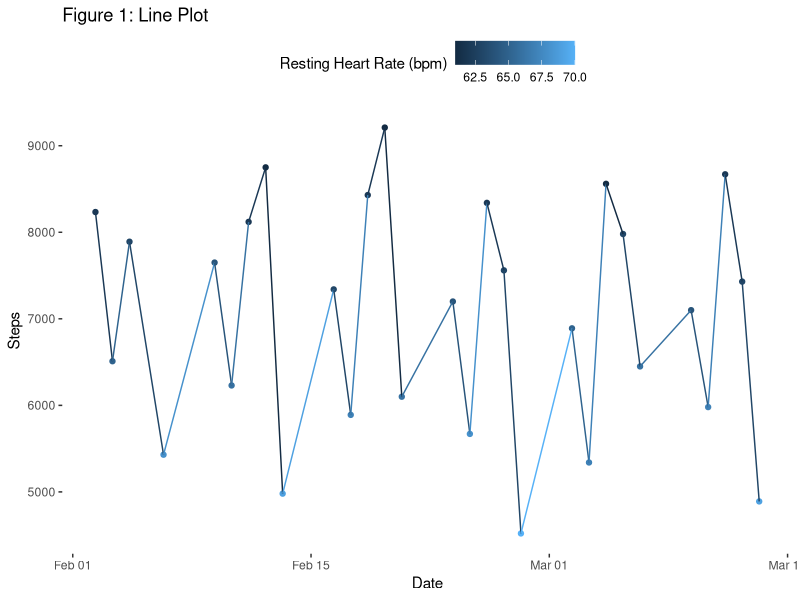
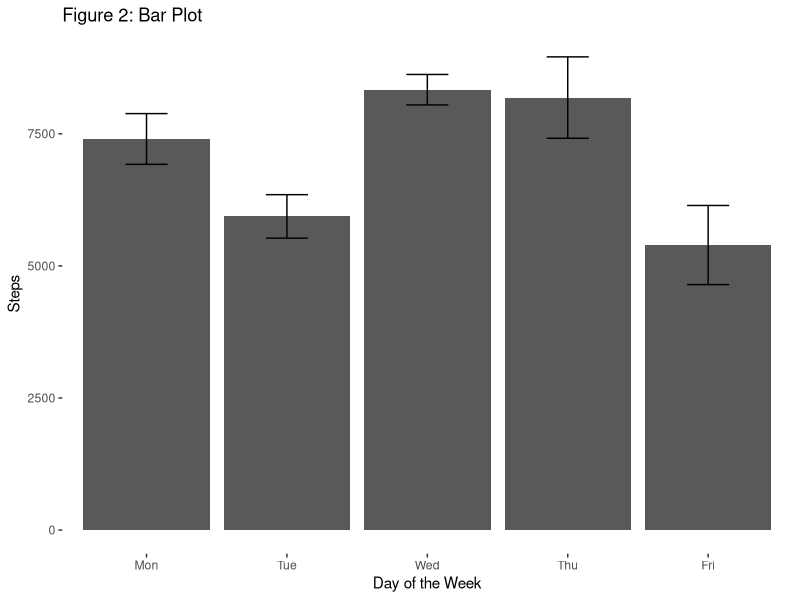
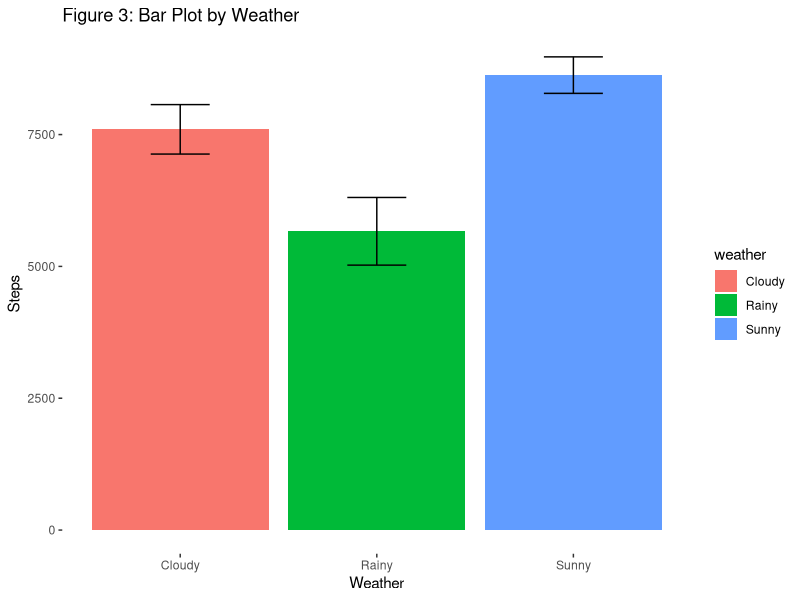
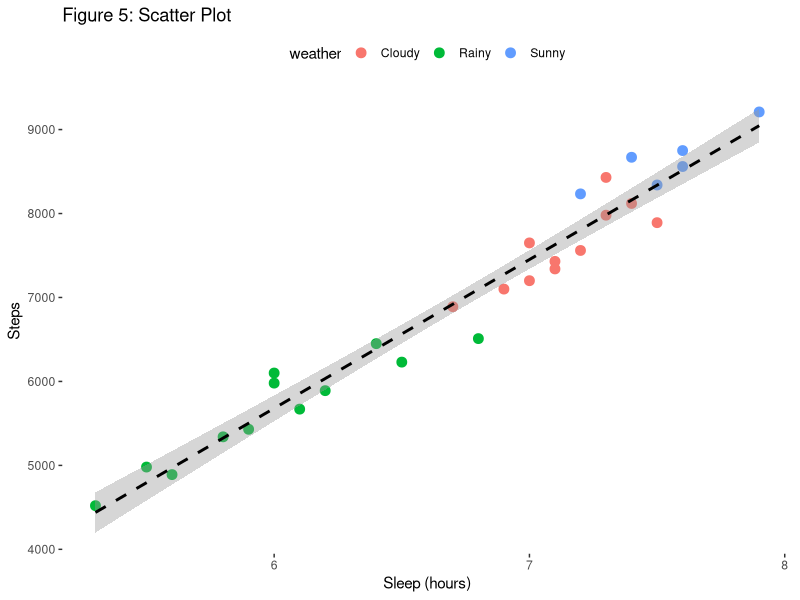
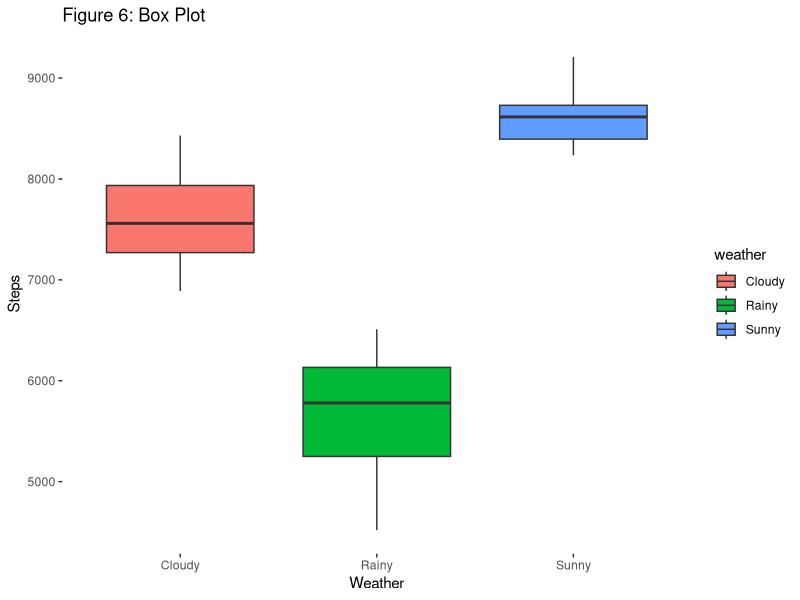
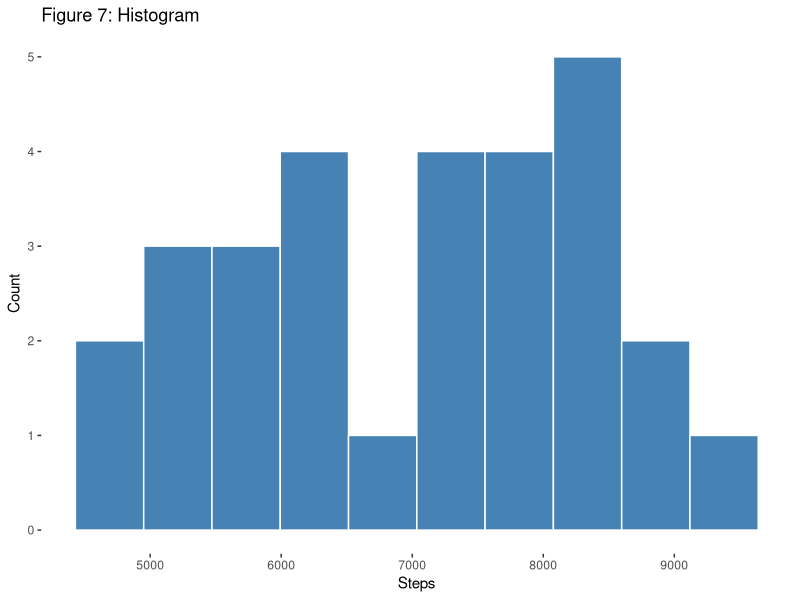

R code for these plots, in order:
## Plotting examples (Intro to R)
## Justin Laiti

# install packages if you don't have them already:
# install.packages("tidyverse")

# clear workspace
rm(list = ls())

# load packages
library(tidyverse)
library(magrittr)
library(lubridate)

## Section 1: read data
data <- read.csv('self_tracking_data.csv') #if the data isn't in the same location as the R code, you will need to include the full file location
#data$steps[] 

# wrangling data ----

# select
data %<>% select(timestamp, steps, resting_heart_rate, sleep_hours, weather)
data <- data %>% select(timestamp, steps, resting_heart_rate, sleep_hours, weather)

# filter
data %<>% filter(resting_heart_rate > 60)

# mutate to add a day of the week variable
data %<>% mutate(time = as.POSIXct(timestamp, format = "%Y-%m-%dT%H:%M:%S", tz = "GMT")) %>%
  select(-timestamp) %>%
  mutate(dow = wday(time, label = TRUE))

# create groups based on day of the week (dow)
# then, summarize the mean and std of steps in each group
summary <- data %>% group_by(dow) %>% summarize(count = n(), mean_steps = mean(steps), sd_steps = sd(steps))
sum(summary$count)
 
# tibble
tibble(summary)
 
 
# plotting data ----
 
# line plot
ggplot(data, aes(x = time, y = steps, color = resting_heart_rate)) +
  geom_point() +
  geom_line() +
  ggtitle("Figure 1: Line Plot") +
  theme(legend.position = 'top') +
  scale_x_datetime(name = "Date") +
  scale_y_continuous(name = "Steps") +
  scale_color_continuous(name = "Resting Heart Rate (bpm)") +
  theme(panel.grid.major = element_blank(), panel.grid.minor = element_blank(), panel.background = element_blank())
 
# bar plot
summary <- data %>% group_by(dow) %>% summarize(mean = mean(steps), sd = sd(steps))
 
ggplot(summary, aes(x = dow, y = mean)) +
  geom_bar(stat = "identity") +
  geom_errorbar(width = 0.3, aes(ymin = mean - sd, ymax = mean + sd)) +
  ggtitle("Figure 2: Bar Plot") +
  scale_x_discrete(name = "Day of the Week") +
  scale_y_continuous(name = "Steps") +
  theme(panel.grid.major = element_blank(), panel.grid.minor = element_blank(), panel.background = element_blank())
 
# bar plot by weather
summary_weather <- data %>% group_by(weather) %>% summarize(mean = mean(steps), sd = sd(steps))
 
ggplot(summary_weather, aes(x = weather, y = mean, fill = weather)) +
  geom_bar(stat = "identity") +
  geom_errorbar(width = 0.3, aes(ymin = mean - sd, ymax = mean + sd)) +
  ggtitle("Figure 3: Bar Plot by Weather") +
  scale_x_discrete(name = "Weather") +
  scale_y_continuous(name = "Steps") +
  theme(panel.grid.major = element_blank(), panel.grid.minor = element_blank(), panel.background = element_blank())
 
# scatter plot
ggplot(data, aes(x = sleep_hours, y = steps, color = weather)) +
  geom_point(size = 3) +
  geom_smooth(method = "lm", se = TRUE, color = "black", linetype = "dashed") +
  ggtitle("Figure 5: Scatter Plot") +
  scale_x_continuous(name = "Sleep (hours)") +
  scale_y_continuous(name = "Steps") +
  theme(legend.position = 'top') +
  theme(panel.grid.major = element_blank(), panel.grid.minor = element_blank(), panel.background = element_blank())
 
# box plot
ggplot(data, aes(x = weather, y = steps, fill = weather)) +
  geom_boxplot() +
  ggtitle("Figure 6: Box Plot") +
  scale_x_discrete(name = "Weather") +
  scale_y_continuous(name = "Steps") +
  theme(panel.grid.major = element_blank(), panel.grid.minor = element_blank(), panel.background = element_blank())
 
# histogram
ggplot(data, aes(x = steps)) +
  geom_histogram(bins = 10, fill = "steelblue", color = "white") +
  ggtitle("Figure 7: Histogram") +
  scale_x_continuous(name = "Steps") +
  scale_y_continuous(name = "Count") +
  theme(panel.grid.major = element_blank(), panel.grid.minor = element_blank(), panel.background = element_blank())


# Other data wrangling
# gather, group, and summarize
data_long <- data %>% gather(feature, value, -c(time, dow, weather))
summary <- data_long %>% group_by(feature) %>% summarize(avg_value = mean(value), sd_value = sd(value))

# spread
data_wide <- data_long %>% spread(feature, value)
